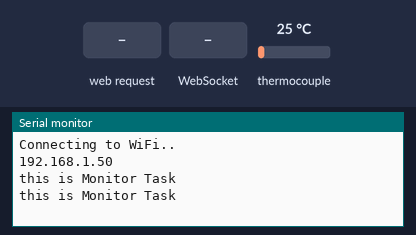
A program run on a simulated ESP32. On the bench: the last lines printed to the serial monitor. The test bench sets the inputs (shaded band); at power-on: thermocouple 25 °C. WiFi joins after 1.5 s; servers stay silent unless stated; storage starts empty.

Above: at 5.2 s.
5.3 s: HTTP request GET /ON received
At 5.9 s:
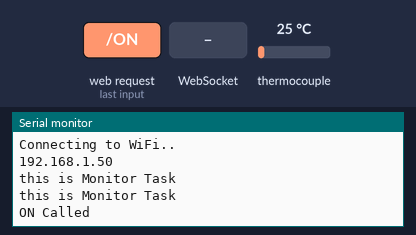
7.5 s: WebSocket text "1" received
At 7.9 s:
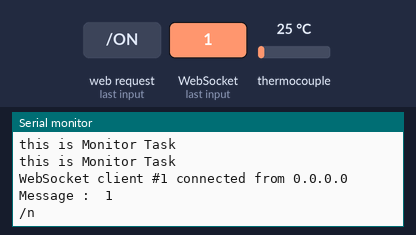

Measured:
- after the input at 5.3 s, the serial monitor: prints a new line at once (image 1)
- after the input at 7.5 s, the serial monitor: prints a new line at once (image 2)

The program:

main.cpp
```cpp
#include "header.h"


void getTemp()
{

   tempC = thermocouple.readCelsius();// Celsius
   if(MaxTemp<tempC)
    SetGas(false);


}


// Create AsyncWebServer object on port 80
AsyncWebServer server(80);
AsyncWebSocket ws("/ws");


//window.alert(event.data);
void notifyClients() {
  getTemp();
  ws.textAll(String(tempC));

  ws.textAll(String(gyser_State));
}


void handlingIncomingData(void *arg, uint8_t *data, size_t len) {
  AwsFrameInfo *info = (AwsFrameInfo*)arg;

  if (info->final && info->index == 0 && info->len == len && info->opcode == WS_TEXT) {
    String recMessage = "";
    for (int i=0; i < len; i++)
      recMessage += ((char) data[i]);

    Serial.println("Message :  " + recMessage);

    Serial.println("/n");

  }
}


void onEvent(AsyncWebSocket *server, AsyncWebSocketClient *client, AwsEventType type,
             void *arg, uint8_t *data, size_t len) {
  switch (type) {
    case WS_EVT_CONNECT:
      Serial.printf("WebSocket client #%u connected from %s\n", client->id(), client->remoteIP().toString().c_str());
      break;
    case WS_EVT_DISCONNECT:
      Serial.printf("WebSocket client #%u disconnected\n", client->id());
      break;
    case WS_EVT_DATA:
      handlingIncomingData(arg, data, len);


      break;
    case WS_EVT_PONG:
    case WS_EVT_ERROR:
      break;
  }
}

void initWebSocket() {
  ws.onEvent(onEvent);
  server.addHandler(&ws);

}

////////////////////make selonoid valve off On

void SetGas(bool _state)
{

digitalWrite(gas_selonoid, _state);

}


String processor(const String& var){

return "OFF";
}


////////////////////////----------------------------------------------------------/////////////////////////////////////


void setup()
{
  Serial.begin(115200);

WiFi.begin(ssid, password);
  while (WiFi.status() != WL_CONNECTED) {
    delay(4000);
    Serial.println("Connecting to WiFi..");
  }

 // Print ESP Local IP Address
  Serial.println(WiFi.localIP());


/* we create a new task here */
xTaskCreate(
MonitorTask, /* Task function. */
"sensor Task", /* name of task. */
40000, /* Stack size of task */
NULL, /* parameter of the task */
1, /* priority of the task */
NULL); /* Task handle to keep track of created task */


}


/* the forever loop() function is invoked by Arduino ESP32 loopTask */
void loop()
{
Serial.println("this is Monitor Task");


   getTemp();

   if(MaxTemp>tempC)
    SetGas(true);


delay(1000);
}


/* this function will be invoked when additionalTask was created */
void MonitorTask( void * parameter )
{
/* loop forever */


  initWebSocket();

  // Initialize SPIFFS
  if(!SPIFFS.begin(true)){
    Serial.println("An Error has occurred while mounting SPIFFS");
    return;
  }

  // Route for root / web page
  server.on("/", HTTP_GET, [](AsyncWebServerRequest *request){
  request->send(SPIFFS, "/index.html", String(), false, processor);


  });


  // Route to load style.css file
  server.on("/style.css", HTTP_GET, [](AsyncWebServerRequest *request){
    request->send(SPIFFS, "/style.css", "text/css");
  });

   // Route to set GPIO to HIGH 'ON' : 'OFF'
  server.on("/ON", HTTP_GET, [](AsyncWebServerRequest *request){
    //digitalWrite(ledPin, HIGH);
    Serial.println("ON Called");
    request->send(SPIFFS, "/index.html", String(), false, processor);
  });

  // Route to set GPIO to LOW
  server.on("/OFF", HTTP_GET, [](AsyncWebServerRequest *request){
   // digitalWrite(ledPin, LOW);
    Serial.println("OFF Called");
    request->send(SPIFFS, "/index.html", String(), false, processor);
  });

  // Start server
  server.begin();


for(;;)
{

// Print out raw message

delay(2000);
notifyClients();
Serial.println("notifyClients() Called");

}
/* delete a task when finish,
this will never happen because this is infinity loop */
vTaskDelete( NULL );
}
```

header.h
```cpp
#include <Arduino.h>


/*********
Allah-Kafi

RkW:a7awPaI6.7er
*********/

// Import required libraries
#include <WiFi.h>
#include <AsyncTCP.h>
#include <ESPAsyncWebServer.h>
#include "max6675.h"
#include <Ticker.h>
#include "SPIFFS.h"


// Replace with your network credentials
const char* ssid = "Allah-Kafi";
const char* password = "RkW:a7awPaI6.7er";

//#define SCK_PIN 15//D8
//#define CS_PIN 13//D7
//
//#define SO_PIN 12//D6


int thermoCLK = 12;
int thermoCS = 14;
int thermoDO = 27;

#define READINGS_NUMBER 20

#define DELAY_TIME 20
MAX6675 thermocouple(thermoCLK, thermoCS, thermoDO);
float tempC;
int MaxTemp = 42;
bool gyser_State = false;

bool slnd_State = 0;
const int gas_selonoid = 13;


void SetGas(bool);
volatile int interrupts;
int totalInterrupts;
void MonitorTask( void *  );
```
